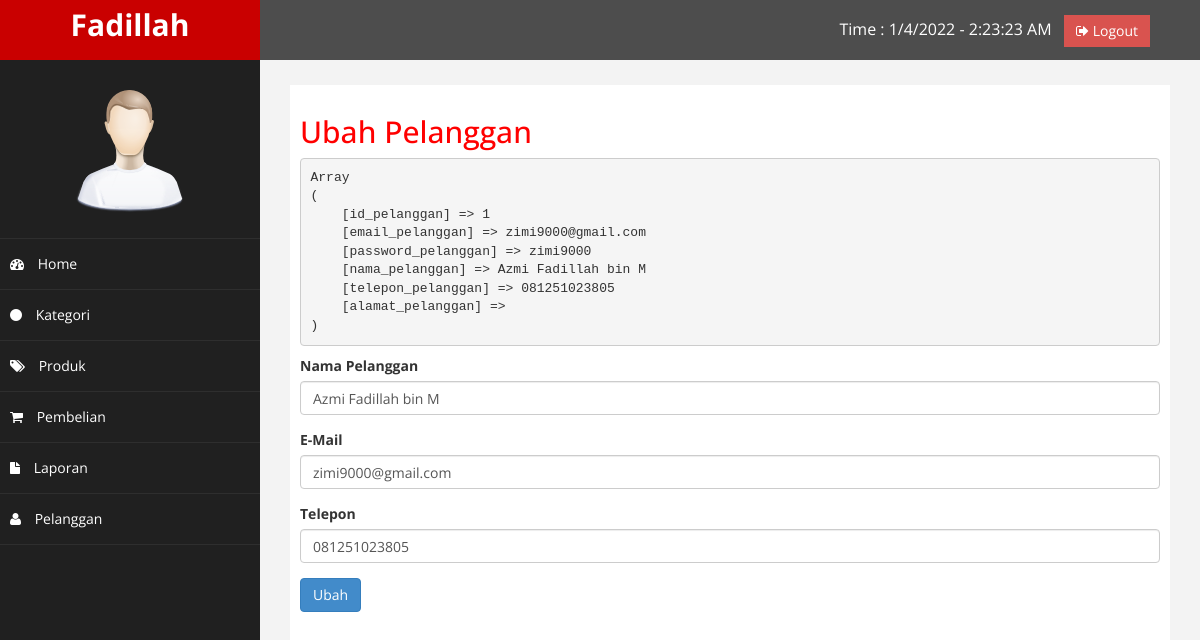
Page /admin/index.php?halaman=ubahpelanggan&id=1 (signed in) on the committed database.
### tables this page shows
CREATE TABLE `pelanggan` (
  `id_pelanggan` int(11) NOT NULL,
  `email_pelanggan` varchar(100) NOT NULL,
  `password_pelanggan` varchar(50) NOT NULL,
  `nama_pelanggan` varchar(100) NOT NULL,
  `telepon_pelanggan` varchar(25) NOT NULL,
  `alamat_pelanggan` text NOT NULL
);

### admin/ubahpelanggan.php (the view, shortened to what this page needs)
<h2>Ubah Pelanggan</h2>
<?php
	$ambil = $koneksi->query("SELECT * FROM pelanggan WHERE id_pelanggan='$_GET[id]'");
	$pecah = $ambil->fetch_assoc();
	echo "<pre>";
	print_r($pecah);
	echo "</pre>";
 ?>
<form method="post" enctype="multipart/form-data">
	<div class="form-group">
		<label>Nama Pelanggan</label>
		<input type="text" class="form-control" name="nama" value="<?php echo $pecah['nama_pelanggan'] ?>">
	</div>
	<div class="form-group">
		<label>E-Mail</label>
		<input type="text" class="form-control" name="email"  value="<?php echo $pecah['email_pelanggan'] ?>">
	</div>
	<div class="form-group">
		<label>Telepon</label>
		<input type="number" class="form-control" name="telepon" value="<?php echo $pecah['telepon_pelanggan'] ?>">
	</div>
	<button class="btn btn-primary" name="update">Ubah</button>
</form>

### admin/assets/css/custom.css (style rules this page uses)
body { font-family: 'Open Sans', sans-serif; }
h2 { color: #f00; }

### rows in the picture
pelanggan: nama "Azmi Fadillah bin M", email "zimi9000@gmail.com", telepon "081251023805"

### other values in the picture
$_SESSION['admin']['nama_lengkap'] "Fadillah"
